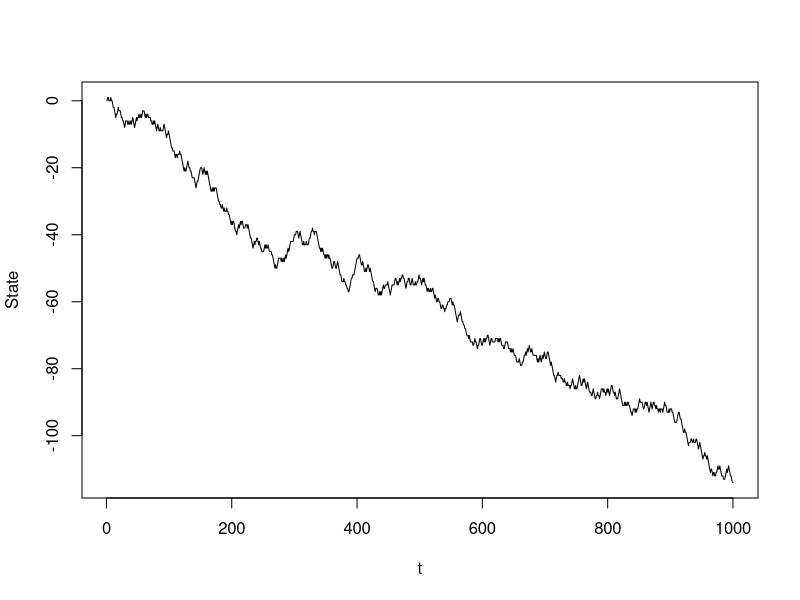

The R source for this figure:
set.seed(123)

rw <- function(p, q, T) { S <- rep(0, T)
	S[1] <- 0
	for (t in 2:T) {
		x <- runif(1)
		if (x <= p) S[t] <- S[t-1] + 1
		if (x > p & x <= (p + q)) S[t] <- S[t-1] - 1
		if (x > (p + q))  S[t] <- S[t-1] }
	return(S)	
	}
RW <- rw(0.3,0.4, 1000)

plot(RW, type = "l", xlab = "t", ylab = "State")